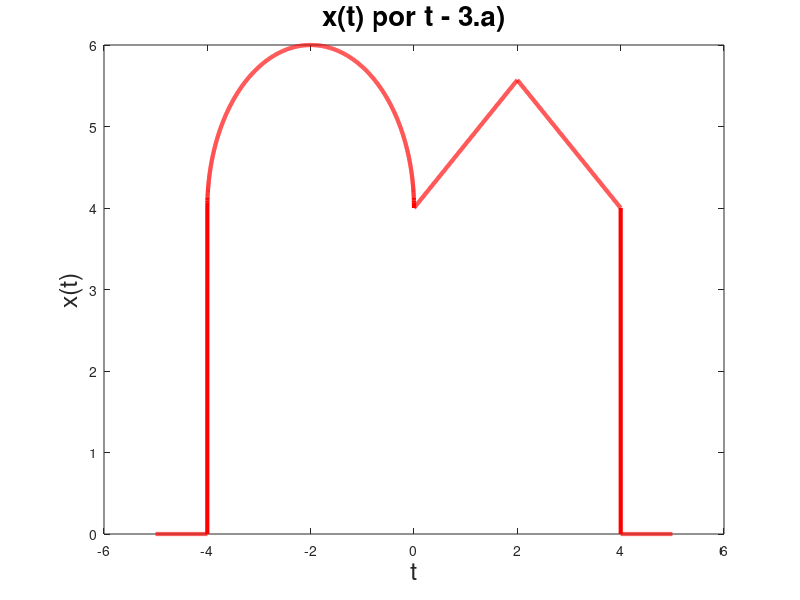

Reproduce this figure in MATLAB.
dt=0.001;
t=-5:dt:5;
p=4;
r=2;
c=2;
x=4*(abs(t)<=p)+(pi/2-(pi/(2*r))*abs(t-2)).*(abs(t-2)<=r)+sqrt(c^2-(t+2).^2).*(abs(t+2)<=c);
plot(t, x, "r", "linewidth", 3)
title("x(t) por t - 3.a)", "fontsize", 20);
xlabel("t", "fontsize", 18);
ylabel("x(t)", "fontsize", 18);

